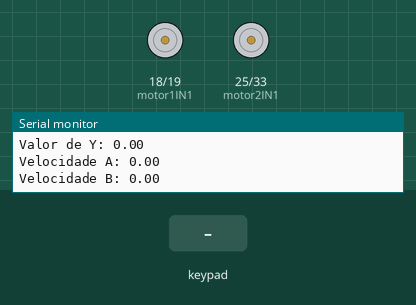
This sketch was run on a simulated ESP32. Shown: motor-driver pin pairs drawn as motors (green arrow = first pin HIGH = forward, orange = second pin HIGH = backward, longer = more drive, scaled by the enable pin), the last lines printed to the serial monitor. The test bench sets the inputs (shaded band).

Above: at 1.2 s.
1.3 s: key 'L' pressed
At 1.61 s:
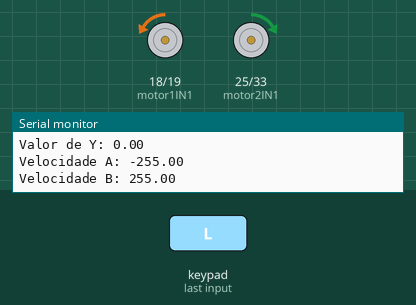
3.6 s: key 'R' pressed
At 3.85 s:
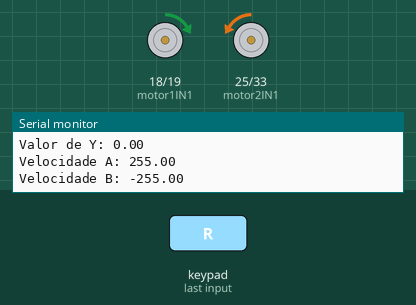
5.9 s: key 'U' pressed
At 6.17 s:
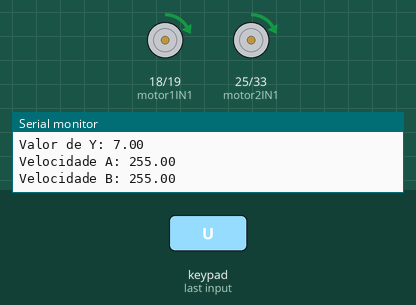
8.2 s: key 'D' pressed
Timing chart, 0 to 11.2 s (numbered marks = the images above; inputs shaded):
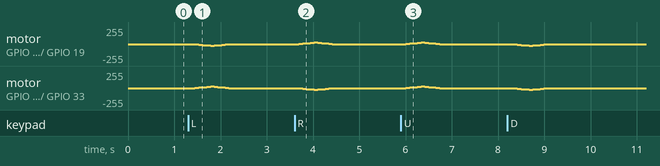

Measured:
- after the input at 1.3 s, motor on GPIO 25 (motor2IN1) / GPIO 33 (motor2IN2): rises from stopped to forward 25/255 in 0.34 s, then falls to stopped in 0.40 s
- after the input at 3.6 s, motor on GPIO 18 (motor1IN1) / GPIO 19 (motor1IN2): rises from stopped to forward 25/255 in 0.34 s, then falls to stopped in 0.40 s
- after the input at 5.9 s, motor on GPIO 18 (motor1IN1) / GPIO 19 (motor1IN2), motor on GPIO 25 (motor2IN1) / GPIO 33 (motor2IN2): rises from stopped to forward 25/255 in 0.33 s, then falls to stopped in 0.40 s

The sketch:

Codigo_Mov.ino
```cpp
#include <DabbleESP32.h>

#define CUSTOM_SETTINGS
#define INCLUDE_GAMEPAD_MODULE

// Definição dos pinos
int motor1IN1 = 18;
int motor1IN2 = 19;
int motor1EN = 14;
int motor2IN1 = 25;
int motor2IN2 = 33;
int motor2EN = 32;

// Propriedades PWM
const int freq = 10000;
const int pwmChannelA = 0;
const int resolution = 8;
const int pwmChannelB = 1;

// Variaveis Joystick
float joystickX, joystickY;
int currentSpeedA = 0;
int currentSpeedB = 0;

const int step = 5;
const int delayTime = 30;

void setup() {
  Serial.begin(9600);
  Dabble.begin("RAI-BB8");

  pinMode(motor1IN1, OUTPUT);
  pinMode(motor1IN2, OUTPUT);
  pinMode(motor1EN, OUTPUT);
  pinMode(motor2IN1, OUTPUT);
  pinMode(motor2IN2, OUTPUT);
  pinMode(motor2EN, OUTPUT);

  // configura o PWM
  ledcSetup(pwmChannelA, freq, resolution);
  ledcSetup(pwmChannelB, freq, resolution);

  ledcAttachPin(motor1EN, pwmChannelA);
  ledcAttachPin(motor2EN, pwmChannelB);

}

void loop() {
  Dabble.processInput();

  joystickX = GamePad.getx_axis();
  joystickY = GamePad.gety_axis();

  float baseSpeed = map(joystickY, -7, 7, -255, 255);
  float turningSpeed = map(joystickX, -7, 7, -255, 255);


  Serial.print("Valor de X: ");
  Serial.println(joystickX);
  Serial.print("Valor de Y: ");
  Serial.println(joystickY);

  float targetSpeedA = baseSpeed + turningSpeed;
  float targetSpeedB = baseSpeed - turningSpeed;

  Serial.print("Velocidade A: ");
  Serial.println(targetSpeedA);
  Serial.print("Velocidade B: ");
  Serial.println(targetSpeedB);

  targetSpeedA = constrain(targetSpeedA, -255, 255);
  targetSpeedB = constrain(targetSpeedB, -255, 255);

  if (currentSpeedA < targetSpeedA)
      currentSpeedA = min(currentSpeedA + step, (int)targetSpeedA);
    else if (currentSpeedA > targetSpeedA)
      currentSpeedA = max(currentSpeedA - step, (int)targetSpeedA);

  if (currentSpeedB < targetSpeedB)
    currentSpeedB = min(currentSpeedB + step, (int)targetSpeedB);
    else if (currentSpeedB > targetSpeedB)
      currentSpeedB = max(currentSpeedB - step, (int)targetSpeedB);

  if (currentSpeedA >= 0) {
    digitalWrite(motor1IN1, HIGH);
    digitalWrite(motor1IN2, LOW);
  }
  else {
    digitalWrite(motor1IN1, LOW);
    digitalWrite(motor1IN2, HIGH);
  }
  ledcWrite(pwmChannelA, abs(currentSpeedA));

  if (currentSpeedB >= 0) {
      digitalWrite(motor2IN1, HIGH);
      digitalWrite(motor2IN2, LOW);
    } else {
      digitalWrite(motor2IN1, LOW);
      digitalWrite(motor2IN2, HIGH);
    }
    ledcWrite(pwmChannelB, abs(currentSpeedB));


}
```
